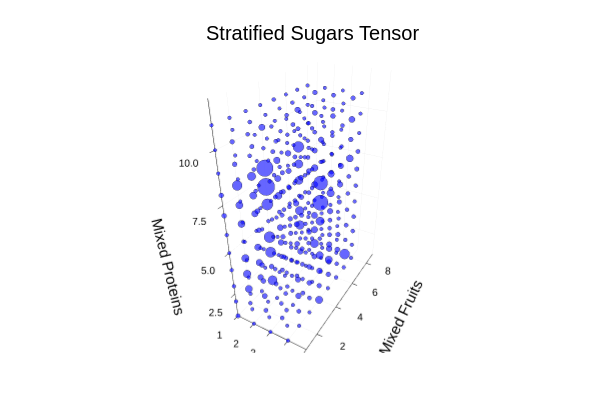

Notebook source saved alongside this figure:
### Code cell
plot_tensor(Sugar_strat, title="Stratified Sugars Tensor", 
        xlabel="Mixed Veg.", ylabel="Mixed Fruits", zlabel="Mixed Proteins")
